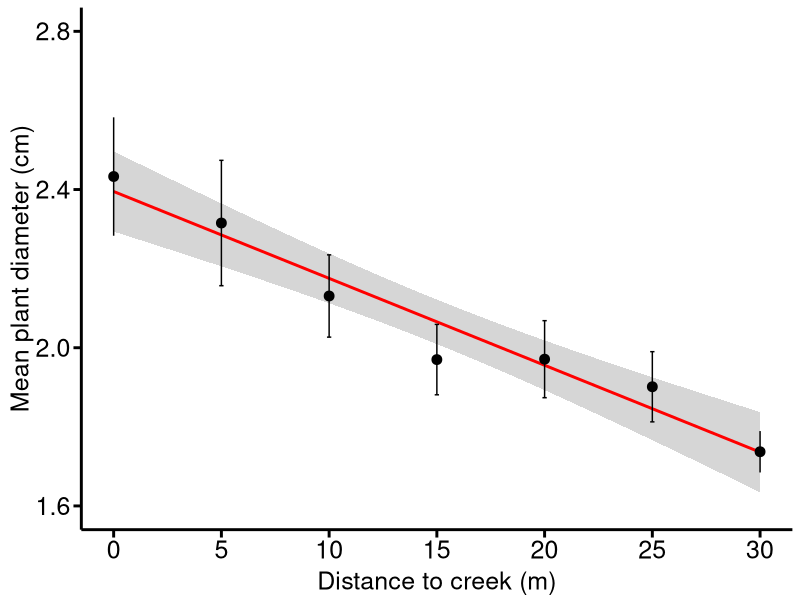
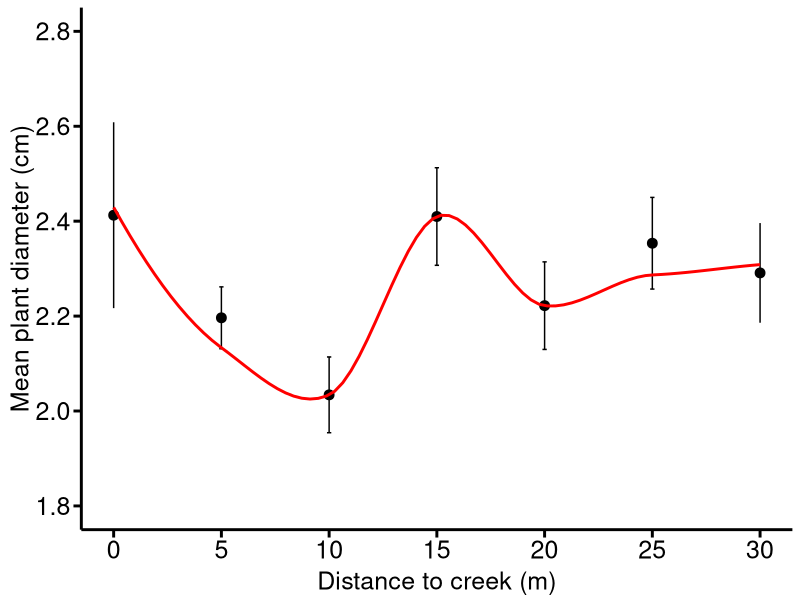
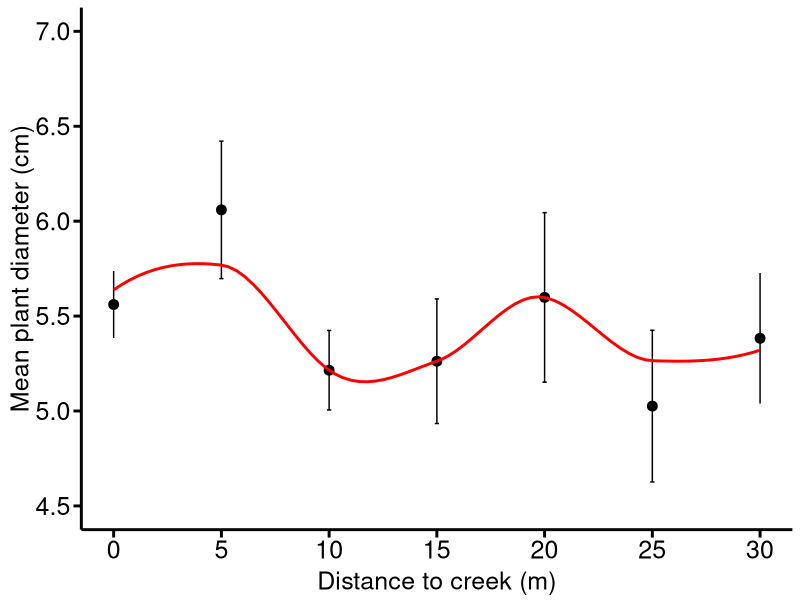
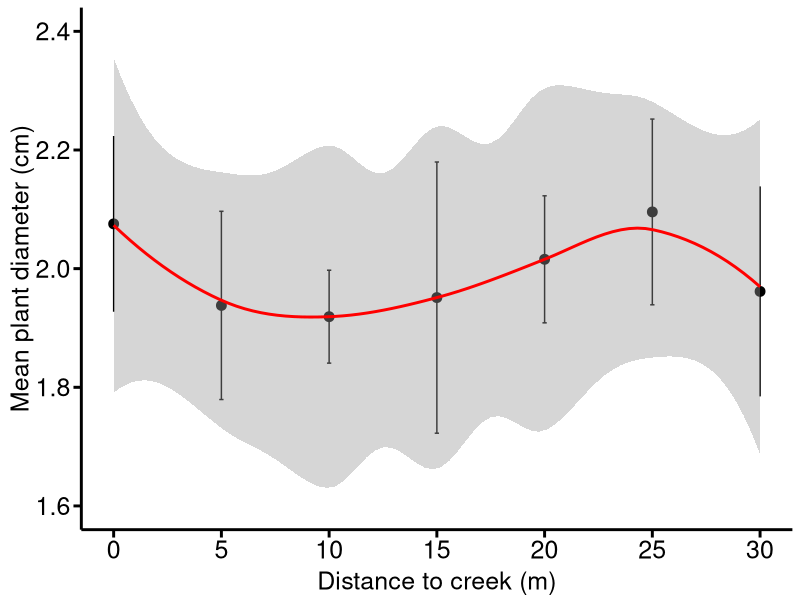
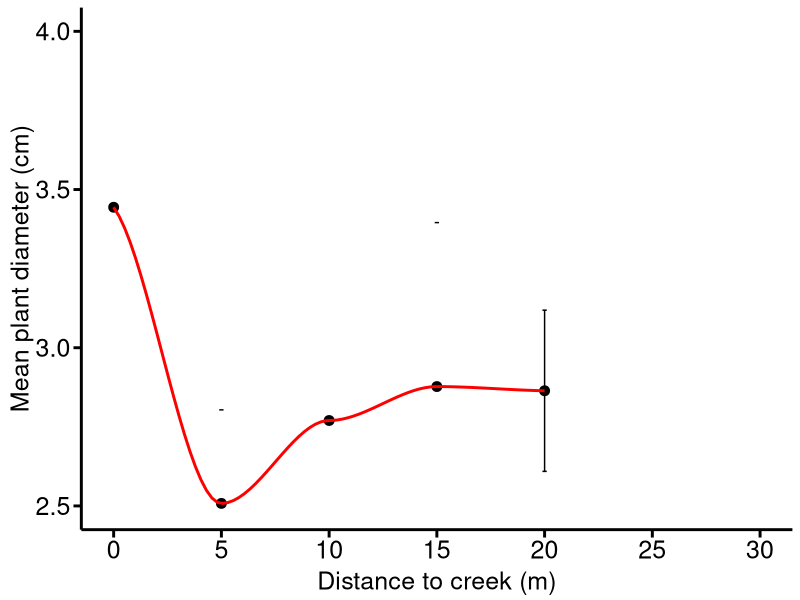

Write R code to recreate these figures, in order.
rm(list=ls())
# 加载ggplot2包
library(ggplot2)
library(dplyr)

cbPalette = c("#F8766D", "#00BA38", "#619CFF", "#F564E3","#B79F00", "#00BFC4")
textcol = cbPalette
shape_values = c(15:20)
alphadegree = 0.2
FS = 18
pic_height = 4
pic_width = 5

mytheme = theme(
  legend.position = c(0.8, 0.25),       # 将图例放在右上角内侧
  legend.title = element_text(size = FS),    # 设置图例标题字体大小
  legend.text = element_text(size = FS-2),
  panel.grid.major=element_line(colour=NA),
  panel.grid.minor = element_blank(),
  panel.background = element_blank(),
  axis.line = element_line(size = 1),    # 修改x轴和y轴的线条粗细
  axis.ticks = element_line(size = 1),   # 修改刻度线的粗细
  axis.ticks.length = unit(0.20, "cm"),
  # axis.ticks.x = element_blank(),  # 移除x轴刻度线
  # axis.ticks.y = element_blank(),   # 移除y轴刻度线
  axis.title.x = element_text(size = FS,vjust = 0.5),
  axis.title.y = element_text(size = FS,vjust = 0.5),
  axis.text.x = element_text(size = FS,color='black'),
  axis.text.y = element_text(size = FS,color='black'),
  strip.text.x = element_text(size = FS,face="bold"),
  strip.text.y = element_text(size = FS,face="bold")
)

# 读取数据
data = read.csv("../Data/PlantData/newdat.csv")
StatisticResult = c()
Species = unique(data$Species)

#################
data_ST = data[data$Species == Species[1],] #130
# data_CS = data[data$Species == "CS",] #74
# data_CD = data[data$Species == "CD",] #35
# data_SM = data[data$Species == "SM",] #34
# data_IC = data[data$Species == "IC",] #9
summary_data <- data_ST %>%
  group_by(xDistance) %>%
  summarise(
    mean = mean(Diameter_mean, na.rm = TRUE),
    se = sd(Diameter_mean, na.rm = TRUE) / sqrt(n())
  )
# Linear fit
fit = lm(mean ~ xDistance, data = summary_data)
a = summary(fit)
RSquared = a$r.squared
Pvalue = 1- pf(a$fstatistic[1], a$fstatistic[2], a$fstatistic[3])
SR = cbind(Species[1],RSquared, Pvalue)
StatisticResult = rbind(StatisticResult,SR)

text1 = bquote(p == .(round(Pvalue, 2)))
text2 = bquote(R^2 == .(round(RSquared, 2)))

# Plot
p <- ggplot(summary_data, aes(x = xDistance, y = mean)) +
  geom_smooth(method = "lm", col = "red", se = TRUE) +
  geom_point(data = summary_data, aes(x = xDistance, y = mean), size = 3) +
  geom_errorbar(data = summary_data, aes(x = xDistance, ymin = mean - se, ymax = mean + se), width = 0.2) +
  labs(x = "Distance to creek (m)",
       y = "Mean plant diameter (cm)") +
  # annotate("text", x = 12.5, y = 2.8, label = "Scirpus triqueter", fontface = "italic", size = 6, hjust = 0) +
  # # annotate("text", x = 12.5, y = 2.6, label= expression(italic(paste("P<0.001, ",R^2, " = 0.95"))), size = 6, hjust = 0) +
  scale_x_continuous(breaks=seq(0, 30, by=5), limits=c(0, 30)) +
  scale_y_continuous(breaks=seq(1.6, 2.8, by=.4), limits=c(1.6, 2.8)) +
  theme_minimal() +
  mytheme
p
file_name = paste("Diameter-Dis2creek_", Species[1], ".pdf", sep = "")
ggsave(p, filename = file_name, width=5, height=4) # 可以指定大小，如宽为12cm，高为10cm，需要指定保存路径


#################
# data_ST = data[data$Species == "ST",] #130
data_CS = data[data$Species == "CS",] #74
# data_CD = data[data$Species == "CD",] #35
# data_SM = data[data$Species == "SM",] #34
# data_IC = data[data$Species == "IC",] #9
summary_data <- data_CS %>%
  group_by(xDistance) %>%
  summarise(
    mean = mean(Diameter_mean, na.rm = TRUE),
    se = sd(Diameter_mean, na.rm = TRUE) / sqrt(n())
  )
# Linear fit
fit = lm(mean ~ xDistance, data = summary_data)
a = summary(fit)
RSquared = a$r.squared
Pvalue = 1- pf(a$fstatistic[1], a$fstatistic[2], a$fstatistic[3])
SR = cbind(Species[2],RSquared, Pvalue)
StatisticResult = rbind(StatisticResult,SR)

text1 = bquote(p == .(round(Pvalue, 2)))
text2 = bquote(R^2 == .(round(RSquared, 2)))

# Plot
p_CS <- ggplot(summary_data, aes(x = xDistance, y = mean)) +
  geom_point(data = summary_data, aes(x = xDistance, y = mean), size = 3) +
  geom_errorbar(data = summary_data, aes(x = xDistance, ymin = mean - se, ymax = mean + se), width = 0.2) +
  geom_smooth(method = "loess", col = "red", se = TRUE) +
  labs(x = "Distance to creek (m)",
       y = "Mean plant diameter (cm)") +
  # annotate("text", x = 12.5, y = 2.8, label = "Carex scabrifolia", fontface = "italic", size = 6, hjust = 0) +
  scale_x_continuous(breaks=seq(0, 30, by=5), limits=c (0, 30)) +
  scale_y_continuous(breaks=seq(1.8, 2.8, by = .2), limits=c(1.8, 2.8)) +
  theme_minimal() +
  mytheme
p_CS
ggsave(p_CS, file='Diameter-Dis2creek_CS.pdf', width=5, height=4) # 可以指定大小，如宽为12cm，高为10cm，需要指定保存路径

#################
# data_ST = data[data$Species == "ST",] #130
# data_CS = data[data$Species == "CS",] #74
data_CD = data[data$Species == "CD",] #35
# data_SM = data[data$Species == "SM",] #34
# data_IC = data[data$Species == "IC",] #9
summary_data <- data_CD %>%
  group_by(xDistance) %>%
  summarise(
    mean = mean(Diameter_mean, na.rm = TRUE),
    se = sd(Diameter_mean, na.rm = TRUE) / sqrt(n())
  )
# Linear fit
fit = lm(mean ~ xDistance, data = summary_data)
a = summary(fit)
RSquared = a$r.squared
Pvalue = 1- pf(a$fstatistic[1], a$fstatistic[2], a$fstatistic[3])
SR = cbind(Species[3],RSquared, Pvalue)
StatisticResult = rbind(StatisticResult,SR)
# Plot
p_CD <- ggplot(summary_data, aes(x = xDistance, y = mean)) +
  geom_point(data = summary_data, aes(x = xDistance, y = mean), size = 3) +
  geom_errorbar(data = summary_data, aes(x = xDistance, ymin = mean - se, ymax = mean + se), width = 0.2) +
  geom_smooth(method = "loess", col = "red", se = TRUE) +
  labs(x = "Distance to creek (m)",
       y = "Mean plant diameter (cm)") +
  # annotate("text", x = 12.5, y = 7.0, label = "Juncellus serotinus", fontface = "italic", size = 6, hjust = 0 ) +
  theme_bw() +
  scale_x_continuous(breaks=seq(0, 30, by=5), limits=c (0, 30)) +
  scale_y_continuous(breaks=seq(4.5, 7.0, by=.5), limits=c(4.5, 7.0)) +
  theme_minimal() +
  mytheme
p_CD
ggsave(p_CD, file='Diameter-Dis2creek_CD.pdf', width=5, height=4) # 可以指定大小，如宽为12cm，高为10cm，需要指定保存路径

#################
# data_ST = data[data$Species == "ST",] #130
# data_CS = data[data$Species == "CS",] #74
# data_CD = data[data$Species == "CD",] #35
data_SM = data[data$Species == "SM",] #34
# data_IC = data[data$Species == "IC",] #9
summary_data <- data_SM %>%
  group_by(xDistance) %>%
  summarise(
    mean = mean(Diameter_mean, na.rm = TRUE),
    se = sd(Diameter_mean, na.rm = TRUE) / sqrt(n())
  )
# Linear fit
fit = lm(mean ~ xDistance, data = summary_data)
a = summary(fit)
RSquared = a$r.squared
Pvalue = 1- pf(a$fstatistic[1], a$fstatistic[2], a$fstatistic[3])
SR = cbind(Species[4],RSquared, Pvalue)
StatisticResult = rbind(StatisticResult,SR)
# Plot
p_SM <- ggplot(summary_data, aes(x = xDistance, y = mean)) +
  geom_point(data = summary_data, aes(x = xDistance, y = mean), size = 3) +
  geom_errorbar(data = summary_data, aes(x = xDistance, ymin = mean - se, ymax = mean + se), width = 0.2) +
  geom_smooth(method = "loess", col = "red", se = TRUE) +
  labs(x = "Distance to creek (m)",
       y = "Mean plant diameter (cm)") +
  # annotate("text", x = 12.5, y = 2.4, label = "Scirpus mariqueter", fontface = "italic", size = 6, hjust = 0 ) +
  theme_bw() +
  # scale_x_continuous(breaks=seq(0, 30, by=5), limits=c(0, 30), expand = c(0, 0)) +
  scale_x_continuous(breaks=seq(0, 30, by=5), limits=c (0, 30)) +
  scale_y_continuous(breaks=seq(1.6, 2.4, by=.2), limits=c(1.6, 2.4)) +
  theme_minimal() +
  mytheme
p_SM
ggsave(p_SM, file='Diameter-Dis2creek_SM.pdf', width=5, height=4) # 可以指定大小，如宽为12cm，高为10cm，需要指定保存路径

#################
# data_ST = data[data$Species == "ST",] #130
# data_CS = data[data$Species == "CS",] #74
# data_CD = data[data$Species == "CD",] #35
# data_SM = data[data$Species == "SM",] #34
data_IC = data[data$Species == "IC",] #9
summary_data <- data_IC %>%
  group_by(xDistance) %>%
  summarise(
    mean = mean(Diameter_mean, na.rm = TRUE),
    se = sd(Diameter_mean, na.rm = TRUE) / sqrt(n())
  )
# Linear fit
fit = lm(mean ~ xDistance, data = summary_data)
a = summary(fit)
RSquared = a$r.squared
Pvalue = 1- pf(a$fstatistic[1], a$fstatistic[2], a$fstatistic[3])
SR = cbind(Species[5],RSquared, Pvalue)
StatisticResult = rbind(StatisticResult,SR)
# Plot
p_IC <- ggplot(summary_data, aes(x = xDistance, y = mean)) +
  geom_point(data = summary_data, aes(x = xDistance, y = mean), size = 3) +
  geom_errorbar(data = summary_data, aes(x = xDistance, ymin = mean - se, ymax = mean + se), width = 0.2) +
  geom_smooth(method = "loess", col = "red", se = FALSE) +
  labs(x = "Distance to creek (m)",
       y = "Mean plant diameter (cm)") +
  # annotate("text", x = 12.5, y = 4.0, label = "Imperata cylindrica", fontface = "italic", size = 6, hjust = 0 ) +
  theme_bw() +
  scale_x_continuous(breaks=seq(0, 30, by=5), limits=c (0, 30)) +
  scale_y_continuous(breaks=seq(2.5, 4.0, by=.5), limits=c(2.5, 4.0)) +
  theme_minimal() +
  mytheme
p_IC
ggsave(p_IC, file='Diameter-Dis2creek_IC.pdf', width=5, height=4) # 可以指定大小，如宽为12cm，高为10cm，需要指定保存路径

write.csv(StatisticResult, file = 'Diameter-xDistance.csv', row.names = TRUE)
